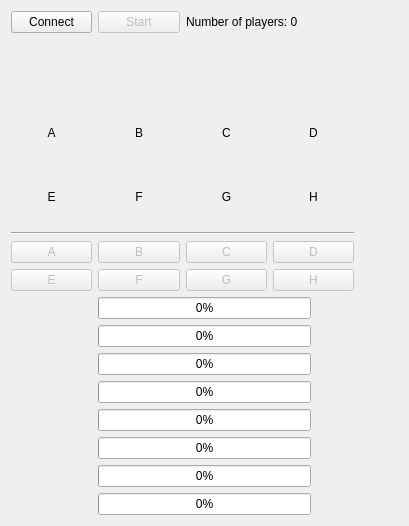
<?xml version="1.0" encoding="UTF-8"?>
<ui version="4.0">
 <class>Window</class>
 <widget class="QWidget" name="Window">
  <property name="geometry">
   <rect>
    <x>0</x>
    <y>0</y>
    <width>409</width>
    <height>526</height>
   </rect>
  </property>
  <property name="windowTitle">
   <string>Dobble</string>
  </property>
  <layout class="QGridLayout" name="gridLayout">
   <item row="9" column="6" colspan="2">
    <widget class="QPushButton" name="buttonH">
     <property name="enabled">
      <bool>false</bool>
     </property>
     <property name="text">
      <string>H</string>
     </property>
    </widget>
   </item>
   <item row="15" column="0" colspan="2">
    <widget class="QLabel" name="playerName6">
     <property name="text">
      <string/>
     </property>
    </widget>
   </item>
   <item row="11" column="0" colspan="2">
    <widget class="QLabel" name="playerName2">
     <property name="text">
      <string/>
     </property>
    </widget>
   </item>
   <item row="14" column="0" colspan="2">
    <widget class="QLabel" name="playerName5">
     <property name="text">
      <string/>
     </property>
    </widget>
   </item>
   <item row="6" column="6" colspan="2">
    <widget class="QLabel" name="labelH">
     <property name="text">
      <string>H</string>
     </property>
     <property name="alignment">
      <set>Qt::AlignCenter</set>
     </property>
    </widget>
   </item>
   <item row="12" column="0" colspan="2">
    <widget class="QLabel" name="playerName3">
     <property name="text">
      <string/>
     </property>
    </widget>
   </item>
   <item row="13" column="2" colspan="5">
    <widget class="QProgressBar" name="progressBar_4">
     <property name="value">
      <number>0</number>
     </property>
    </widget>
   </item>
   <item row="6" column="2" colspan="2">
    <widget class="QLabel" name="labelF">
     <property name="text">
      <string>F</string>
     </property>
     <property name="alignment">
      <set>Qt::AlignCenter</set>
     </property>
    </widget>
   </item>
   <item row="10" column="2" colspan="5">
    <widget class="QProgressBar" name="progressBar_1">
     <property name="enabled">
      <bool>true</bool>
     </property>
     <property name="value">
      <number>0</number>
     </property>
    </widget>
   </item>
   <item row="17" column="2" colspan="5">
    <widget class="QProgressBar" name="progressBar_8">
     <property name="value">
      <number>0</number>
     </property>
    </widget>
   </item>
   <item row="16" column="2" colspan="5">
    <widget class="QProgressBar" name="progressBar_7">
     <property name="value">
      <number>0</number>
     </property>
    </widget>
   </item>
   <item row="7" column="0" colspan="8">
    <widget class="Line" name="line">
     <property name="orientation">
      <enum>Qt::Horizontal</enum>
     </property>
    </widget>
   </item>
   <item row="9" column="2" colspan="2">
    <widget class="QPushButton" name="buttonF">
     <property name="enabled">
      <bool>false</bool>
     </property>
     <property name="text">
      <string>F</string>
     </property>
    </widget>
   </item>
   <item row="4" column="0" colspan="9">
    <widget class="QLabel" name="countDown">
     <property name="minimumSize">
      <size>
       <width>357</width>
       <height>0</height>
      </size>
     </property>
     <property name="text">
      <string/>
     </property>
    </widget>
   </item>
   <item row="3" column="4" colspan="4">
    <widget class="QLabel" name="playerCount">
     <property name="text">
      <string>Number of players: 0</string>
     </property>
    </widget>
   </item>
   <item row="3" column="2" colspan="2">
    <widget class="QPushButton" name="startButton">
     <property name="enabled">
      <bool>false</bool>
     </property>
     <property name="text">
      <string>Start</string>
     </property>
    </widget>
   </item>
   <item row="9" column="0" colspan="2">
    <widget class="QPushButton" name="buttonE">
     <property name="enabled">
      <bool>false</bool>
     </property>
     <property name="text">
      <string>E</string>
     </property>
    </widget>
   </item>
   <item row="8" column="2" colspan="2">
    <widget class="QPushButton" name="buttonB">
     <property name="enabled">
      <bool>false</bool>
     </property>
     <property name="text">
      <string>B</string>
     </property>
    </widget>
   </item>
   <item row="5" column="0" colspan="2">
    <widget class="QLabel" name="labelA">
     <property name="text">
      <string>A</string>
     </property>
     <property name="alignment">
      <set>Qt::AlignCenter</set>
     </property>
    </widget>
   </item>
   <item row="5" column="2" colspan="2">
    <widget class="QLabel" name="labelB">
     <property name="text">
      <string>B</string>
     </property>
     <property name="alignment">
      <set>Qt::AlignCenter</set>
     </property>
    </widget>
   </item>
   <item row="5" column="6" colspan="2">
    <widget class="QLabel" name="labelD">
     <property name="text">
      <string>D</string>
     </property>
     <property name="alignment">
      <set>Qt::AlignCenter</set>
     </property>
    </widget>
   </item>
   <item row="12" column="2" colspan="5">
    <widget class="QProgressBar" name="progressBar_3">
     <property name="value">
      <number>0</number>
     </property>
    </widget>
   </item>
   <item row="8" column="4" colspan="2">
    <widget class="QPushButton" name="buttonC">
     <property name="enabled">
      <bool>false</bool>
     </property>
     <property name="text">
      <string>C</string>
     </property>
    </widget>
   </item>
   <item row="3" column="0" colspan="2">
    <widget class="QPushButton" name="connectButton">
     <property name="text">
      <string>Connect</string>
     </property>
    </widget>
   </item>
   <item row="5" column="4" colspan="2">
    <widget class="QLabel" name="labelC">
     <property name="text">
      <string>C</string>
     </property>
     <property name="alignment">
      <set>Qt::AlignCenter</set>
     </property>
    </widget>
   </item>
   <item row="15" column="2" colspan="5">
    <widget class="QProgressBar" name="progressBar_6">
     <property name="value">
      <number>0</number>
     </property>
    </widget>
   </item>
   <item row="15" column="7">
    <widget class="QLabel" name="cardsLeft6">
     <property name="text">
      <string/>
     </property>
     <property name="alignment">
      <set>Qt::AlignCenter</set>
     </property>
    </widget>
   </item>
   <item row="16" column="7">
    <widget class="QLabel" name="cardsLeft7">
     <property name="text">
      <string/>
     </property>
     <property name="alignment">
      <set>Qt::AlignCenter</set>
     </property>
    </widget>
   </item>
   <item row="10" column="0" colspan="2">
    <widget class="QLabel" name="playerName1">
     <property name="text">
      <string/>
     </property>
    </widget>
   </item>
   <item row="12" column="7">
    <widget class="QLabel" name="cardsLeft3">
     <property name="text">
      <string/>
     </property>
     <property name="alignment">
      <set>Qt::AlignCenter</set>
     </property>
    </widget>
   </item>
   <item row="11" column="7">
    <widget class="QLabel" name="cardsLeft2">
     <property name="text">
      <string/>
     </property>
     <property name="alignment">
      <set>Qt::AlignCenter</set>
     </property>
    </widget>
   </item>
   <item row="6" column="0" colspan="2">
    <widget class="QLabel" name="labelE">
     <property name="text">
      <string>E</string>
     </property>
     <property name="alignment">
      <set>Qt::AlignCenter</set>
     </property>
    </widget>
   </item>
   <item row="13" column="0" colspan="2">
    <widget class="QLabel" name="playerName4">
     <property name="text">
      <string/>
     </property>
    </widget>
   </item>
   <item row="16" column="0" colspan="2">
    <widget class="QLabel" name="playerName7">
     <property name="text">
      <string/>
     </property>
    </widget>
   </item>
   <item row="8" column="6" colspan="2">
    <widget class="QPushButton" name="buttonD">
     <property name="enabled">
      <bool>false</bool>
     </property>
     <property name="text">
      <string>D</string>
     </property>
    </widget>
   </item>
   <item row="9" column="4" colspan="2">
    <widget class="QPushButton" name="buttonG">
     <property name="enabled">
      <bool>false</bool>
     </property>
     <property name="text">
      <string>G</string>
     </property>
    </widget>
   </item>
   <item row="17" column="7">
    <widget class="QLabel" name="cardsLeft8">
     <property name="text">
      <string/>
     </property>
     <property name="alignment">
      <set>Qt::AlignCenter</set>
     </property>
    </widget>
   </item>
   <item row="14" column="2" colspan="5">
    <widget class="QProgressBar" name="progressBar_5">
     <property name="value">
      <number>0</number>
     </property>
    </widget>
   </item>
   <item row="6" column="4" colspan="2">
    <widget class="QLabel" name="labelG">
     <property name="text">
      <string>G</string>
     </property>
     <property name="alignment">
      <set>Qt::AlignCenter</set>
     </property>
    </widget>
   </item>
   <item row="14" column="7">
    <widget class="QLabel" name="cardsLeft5">
     <property name="text">
      <string/>
     </property>
     <property name="alignment">
      <set>Qt::AlignCenter</set>
     </property>
    </widget>
   </item>
   <item row="17" column="0" colspan="2">
    <widget class="QLabel" name="playerName8">
     <property name="text">
      <string/>
     </property>
    </widget>
   </item>
   <item row="13" column="7">
    <widget class="QLabel" name="cardsLeft4">
     <property name="text">
      <string/>
     </property>
     <property name="alignment">
      <set>Qt::AlignCenter</set>
     </property>
    </widget>
   </item>
   <item row="8" column="0" colspan="2">
    <widget class="QPushButton" name="buttonA">
     <property name="enabled">
      <bool>false</bool>
     </property>
     <property name="text">
      <string>A</string>
     </property>
    </widget>
   </item>
   <item row="11" column="2" colspan="5">
    <widget class="QProgressBar" name="progressBar_2">
     <property name="enabled">
      <bool>true</bool>
     </property>
     <property name="value">
      <number>0</number>
     </property>
    </widget>
   </item>
   <item row="10" column="7">
    <widget class="QLabel" name="cardsLeft1">
     <property name="text">
      <string/>
     </property>
     <property name="alignment">
      <set>Qt::AlignCenter</set>
     </property>
    </widget>
   </item>
  </layout>
 </widget>
 <resources/>
 <connections/>
</ui>
